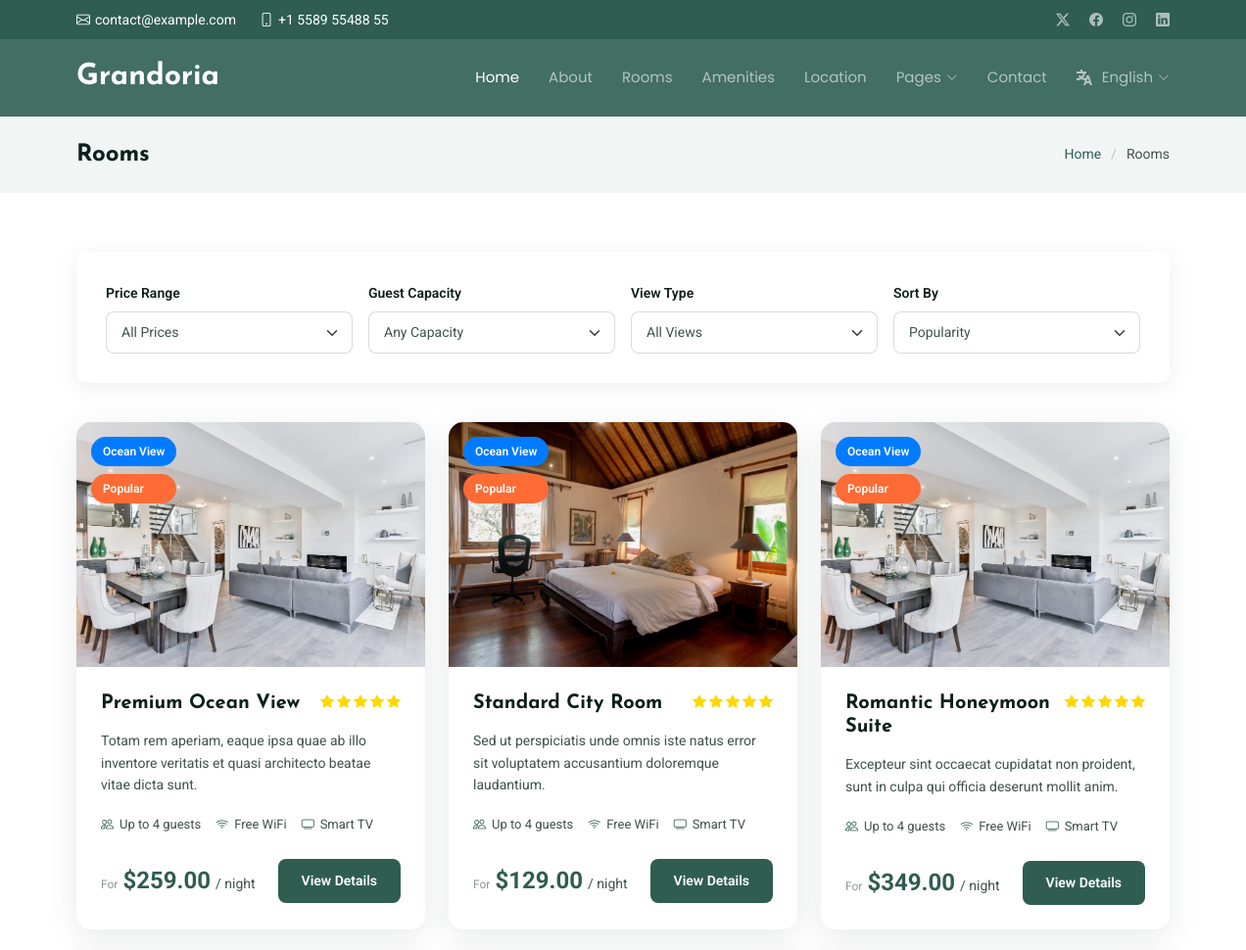
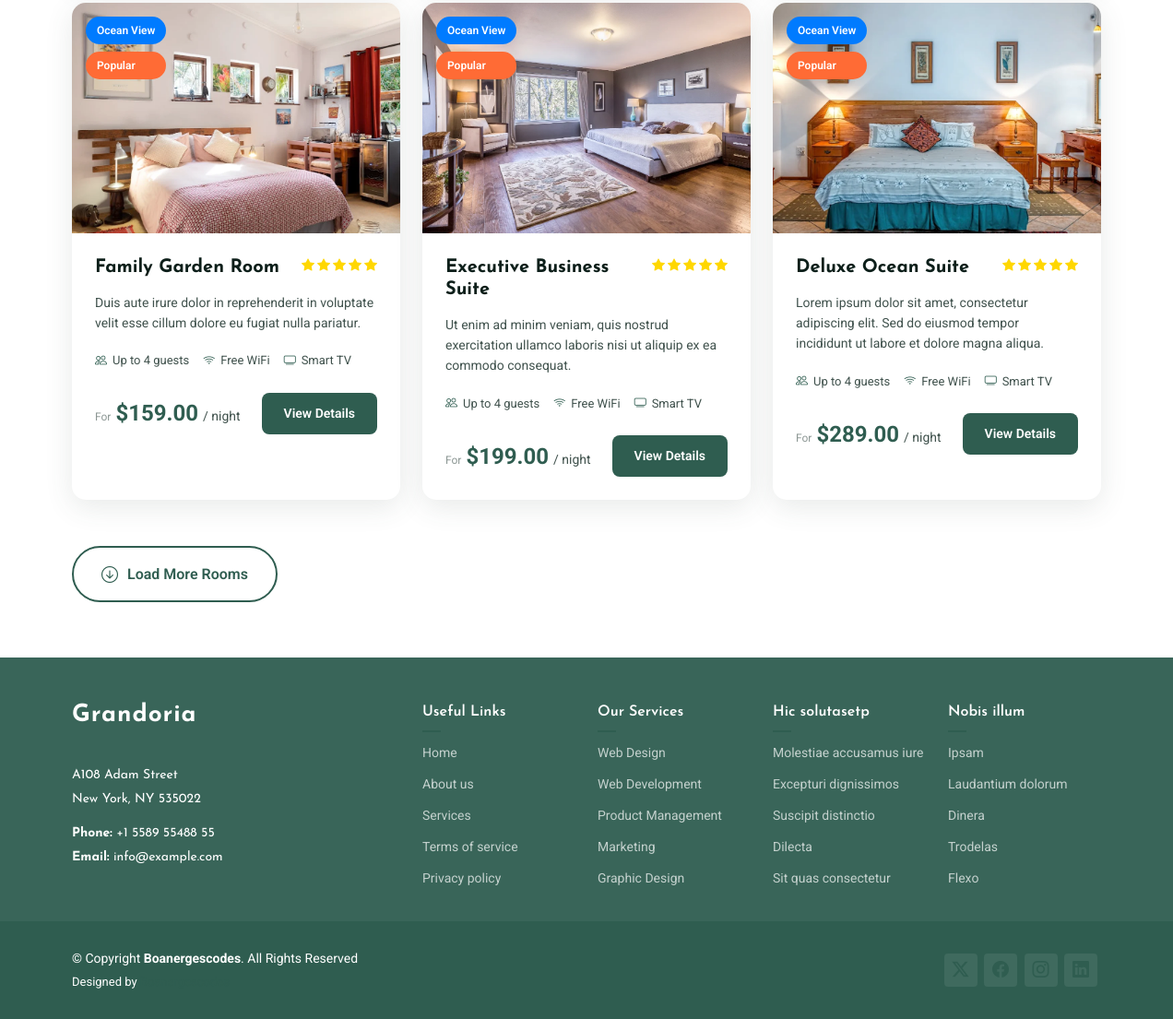
/rooms/, run on the app's committed database (2 pictures, top to bottom).
### carapp/models.py (models this page shows, shortened)
class Room(models.Model):
    name = models.CharField(max_length=225)
    price = models.DecimalField(max_digits=9, decimal_places=2, verbose_name='price per night')
    num_of_beds = models.PositiveIntegerField(verbose_name='Number of beds')
    num_of_baths = models.PositiveBigIntegerField(verbose_name='Number of baths')
    description = models.TextField()
    image = models.FileField(blank= True , null = True, upload_to='uploads/', verbose_name='Room image')
    wifi_available = models.BooleanField(default=True)
    available = models.BooleanField(default=True)
    created = models.DateTimeField(auto_now_add=True)
    updated = models.DateTimeField(auto_now=True)
    amenities = models.ManyToManyField(Amenity, related_name="rooms",blank=True)
    capacity = models.IntegerField(default=0)

### carapp/views.py (the view)
# urls.py: path('rooms/',views.rooms, name = 'room_page'),
def rooms(request):
    rooms = Room.objects.all().order_by('-created')
    return render(request, 'rooms.html', {'rooms': rooms})

### carapp/templates/rooms.html (shortened to what this page needs)
  {% extends 'base.html'%}
{%load static%}
{% block content%}
  <main class="main">
    <div class="page-title light-background">
      <div class="container d-lg-flex justify-content-between align-items-center">
        <h1 class="mb-2 mb-lg-0">Rooms</h1>
        <nav class="breadcrumbs">
          <ol>
            <li><a href="{% url 'carapp:home_page'%}">Home</a></li>
            <li class="current">Rooms</li>
          </ol>
        </nav>
      </div>
    </div>
<section id="rooms-2" class="rooms-2 section">
      <div class="container" data-aos="fade-up" data-aos-delay="100">
        <div class="room-filters" data-aos="fade-up" data-aos-delay="200">
          <div class="row g-3 align-items-center">
            <div class="col-lg-3 col-md-6">
              <label class="form-label">Price Range</label>
              <select class="form-select">
                <option>All Prices</option>
              </select>
            </div>
            <div class="col-lg-3 col-md-6">
              <label class="form-label">Guest Capacity</label>
              <select class="form-select">
                <option>Any Capacity</option>
              </select>
            </div>
            <div class="col-lg-3 col-md-6">
              <label class="form-label">View Type</label>
              <select class="form-select">
                <option>All Views</option>
              </select>
            </div>
            <div class="col-lg-3 col-md-6">
              <label class="form-label">Sort By</label>
              <select class="form-select">
                <option>Popularity</option>
              </select>
            </div>
          </div>
        </div>
        <div class="rooms-grid" data-aos="fade-up" data-aos-delay="300">
          <div class="row g-4">
            {% if rooms%}
              {% for room in rooms %}
            <div class="col-xl-4 col-lg-6">
              <div class="room-card">
                <div class="room-image">
                  <img src="{{room.image.url}}" alt="Deluxe Ocean Suite" class="img-fluid">
                  <div class="room-features">
                    <span class="feature-badge ocean">Ocean View</span>
                    <span class="feature-badge popular">Popular</span>
                  </div>
                </div>
                <div class="room-content">
                  <div class="room-header">
                    <h3>{{room.name}}</h3>
                    <div class="room-rating">
                      <i class="bi bi-star-fill"></i>
                      <i class="bi bi-star-fill"></i>
                      <i class="bi bi-star-fill"></i>
                      <i class="bi bi-star-fill"></i>
                      <i class="bi bi-star-fill"></i>
                    </div>
                  </div>
                  <p class="room-description">{{room.description}}</p>
                  <div class="room-amenities">
                    <span><i class="bi bi-people"></i> Up to 4 guests</span>
                    {% if room.wifi_available%}
                    <span><i class="bi bi-wifi"></i> Free WiFi</span>
                    {% endif %}
                    <span><i class="bi bi-tv"></i> Smart TV</span>
                  </div>
                  <div class="room-footer">
                    <div class="room-price">
                      <span class="price-from">For</span>
                      <span class="price-amount">${{room.price}}</span>
                      <span class="price-period">/ night</span>
                    </div>
                    <a href="{% url 'carapp:room_details' room.id%}" class="btn-room-details">View Details</a>
                  </div>
                </div>
              </div>
            </div>
            {% endfor%}
         {% endif %}
          </div>
        </div>
        <div class="load-more-section" data-aos="fade-up" data-aos-delay="400">
          <div class="text-center">
            <button class="btn-load-more">
              <i class="bi bi-arrow-down-circle"></i>
              Load More Rooms
            </button>
          </div>
        </div>
      </div>
    </section>
  </main>
{% endblock%}

### data on the page
Room: image (picture), name "Premium Ocean View", description "Totam rem aperiam, eaque ipsa quae ab illo inventore veritatis et quasi architecto beatae vitae dicta sunt.", wifi_available True (drawn), price "259.00"
Room: image (picture), name "Standard City Room", description "Sed ut perspiciatis unde omnis iste natus error sit voluptatem accusantium doloremque laudantium.", wifi_available True (drawn), price "129.00"
Room: image (picture), name "Romantic Honeymoon Suite", description "Excepteur sint occaecat cupidatat non proident, sunt in culpa qui officia deserunt mollit anim.", wifi_available True (drawn), price "349.00"
Room: image (picture), name "Family Garden Room", description "Duis aute irure dolor in reprehenderit in voluptate velit esse cillum dolore eu fugiat nulla pariatur.", wifi_available True (drawn), price "159.00"
Room: image (picture), name "Executive Business Suite", description "Ut enim ad minim veniam, quis nostrud exercitation ullamco laboris nisi ut aliquip ex ea commodo consequat.", wifi_available True (drawn), price "199.00"
Room: image (picture), name "Deluxe Ocean Suite", description "Lorem ipsum dolor sit amet, consectetur adipiscing elit. Sed do eiusmod tempor incididunt ut labore et dolore magna aliqua.", wifi_available True (drawn), price "289.00"
